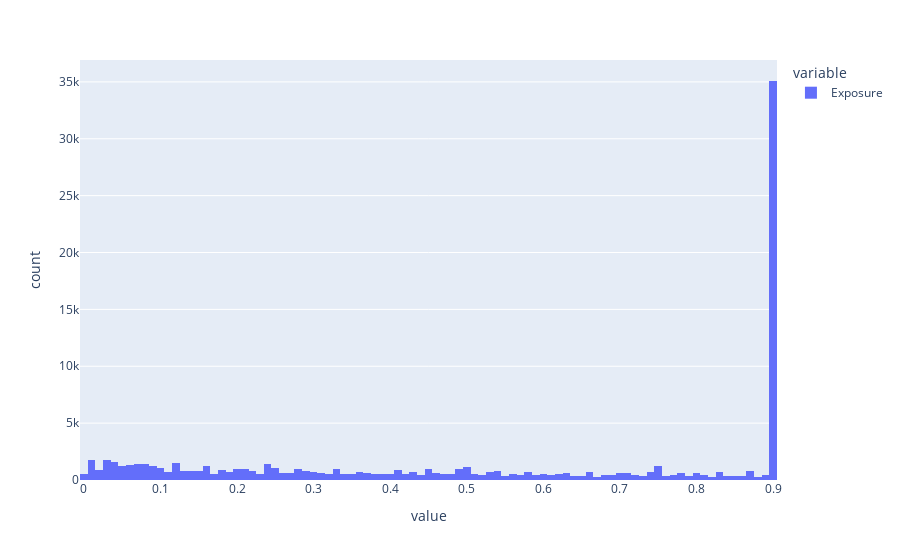

The notebook cell saved with this chart:
### Code cell
df['Exposure'].plot.hist(bins=10)

### Figure 1 — Plotly figure (JSON) as saved in the notebook; plotly's stock layout.template omitted (floating-point values rounded to 4 significant figures; data arrays with more than 128 entries replaced by an {"elided": "..."} marker saying what was removed)
{"data": [{"alignmentgroup": "True", "bingroup": "x", "hovertemplate": "variable=Exposure<br>value=%{x}<br>count=%{y}<extra></extra>", "legendgroup": "Exposure", "marker": {"color": "#636efa"}, "name": "Exposure", "offsetgroup": "Exposure", "orientation": "v", "showlegend": true, "type": "histogram", "x": {"elided": "100000 float values"}, "xaxis": "x", "yaxis": "y"}], "layout": {"barmode": "relative", "legend": {"title": {"text": "variable"}, "tracegroupgap": 0}, "margin": {"t": 60}, "xaxis": {"anchor": "y", "domain": [0, 1], "title": {"text": "value"}}, "yaxis": {"anchor": "x", "domain": [0, 1], "title": {"text": "count"}}}}
